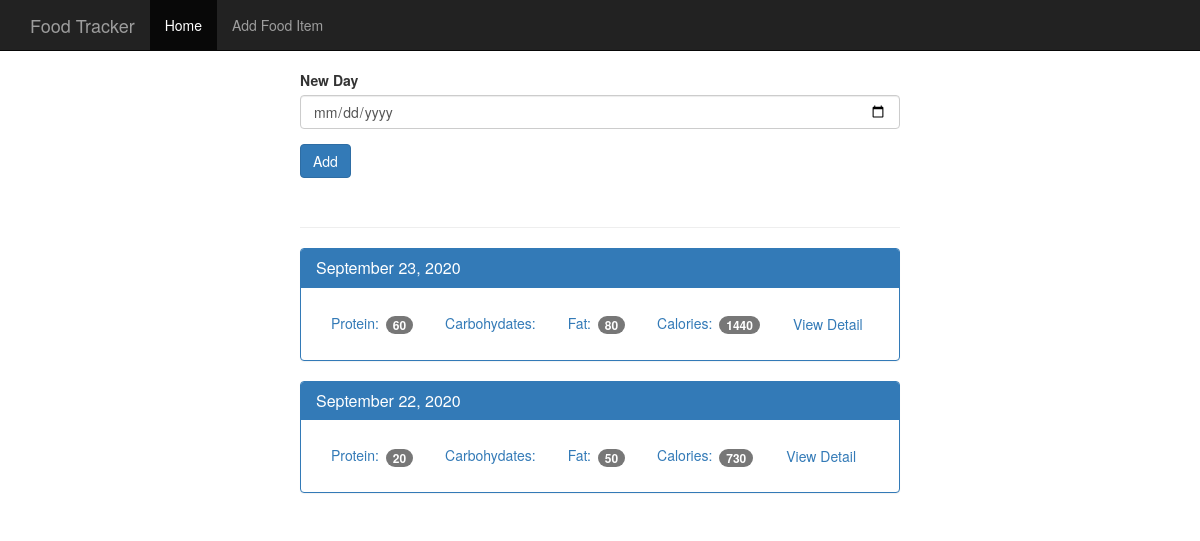
The page / on the database its author committed.
### tables this page shows
CREATE TABLE log_date (
    id integer primary key autoincrement,
    entry_date date not null
);

### app.py (the view)
@app.route('/', methods = ['POST', 'GET'])
def index():
    db = get_db()
    if request.method == 'POST':
        date = request.form['date']
        dt = datetime.strptime(date, '%Y-%m-%d') # YYYY-MM-DD
        database_date = datetime.strftime(dt, '%Y%m%d' ) #YYYYMMDD
        db.execute('insert into log_date (entry_date) values (?)', [database_date])
        db.commit()
    cur = db.execute('''select log_date.entry_date, sum(food.protein) as protein, sum(food.carbohydrates) as carbohydrates, sum(food.fat) as fat, sum(food.calories) as calories
                        from log_date
                        join food_date on food_date.log_date_id = log_date.id
                        join food on food.id = food_date.food_id
                        group by log_date.id order by log_date.entry_date desc''')
    results = cur.fetchall()
    date_results = []
    for i in results:
        single_date = {}
        single_date['entry_date'] = i['entry_date']
        single_date['protein'] = i['protein']
        single_date['carbohydrates'] = i['carbohydrates']
        single_date['fat'] = i['fat']
        single_date['calories'] = i['calories']
        d = datetime.strptime(str(i['entry_date']), '%Y%m%d')
        single_date['pretty_date'] = datetime.strftime(d, '%B %d, %Y')
        date_results.append(single_date)
    return render_template('home.html', results = date_results)

### database.py (called while the page is built)
def connect_db():
    sql = sqlite3.connect('food_log.db')
    sql.row_factory = sqlite3.Row
    return sql

def get_db():
    if not hasattr(g, 'sqlite3_db'):
        g.sqlite_db = connect_db()
    return g.sqlite_db

### templates/home.html (shortened to what this page needs)
{% extends "base.html" %}
{% block body %}
    <nav class="navbar navbar-inverse navbar-fixed-top">
      <div class="container">
        <div class="navbar-header">
          <a class="navbar-brand" href="{{ url_for('index')}}">Food Tracker</a>
        </div>
        <div id="navbar" class="navbar-collapse collapse">
          <ul class="nav navbar-nav">
            <li class="active"><a href="{{ url_for('index')}}">Home</a></li>
            <li><a href="{{ url_for('food')}}">Add Food Item</a></li>
          </ul>
        </div>
      </div>
    </nav>
    <div class="container theme-showcase col-sm-6 col-sm-offset-3" role="main">
      <div class="row">
        <div>
          <form method="POST" action="/">
            <div class="form-group">
              <label for="new-day">New Day</label>
              <input type="date" class="form-control" id="new-day" name="date">
            </div>
            <button type="submit" class="btn btn-primary">Add</button>
          </form>
          <div class="page-header"></div>
          {% for r in results %}
          <div class="panel panel-primary">
            <div class="panel-heading">
              <h3 class="panel-title">{{ r.pretty_date }}</h3>
            </div>
            <div class="panel-body">
              <ul class="nav nav-pills" role="tablist">
                <li><a>Protein: <span class="badge">{{ r.protein }}</span></a></li>
                <li><a>Carbohydates: </a></li>
                <li><a>Fat: <span class="badge">{{ r.fat }}</span></a></li>
                <li><a>Calories: <span class="badge">{{ r.calories }}</span></a></li>
                <li><a href="{{ url_for('view', date=r.entry_date) }}" type="button" class="btn btn-link">View Detail</a></li>
              </ul>
            </div>
          </div>
          {% endfor %}
        </div>
      </div>
    </div>
{% endblock %}

### static/theme.css (style rules this page uses)
body { padding-top: 70px; padding-bottom: 30px; }

### rows shown on the page
log_date: pretty_date "September 23, 2020", protein "60", fat "80", calories "1440"
log_date: pretty_date "September 22, 2020", protein "20", fat "50", calories "730"
